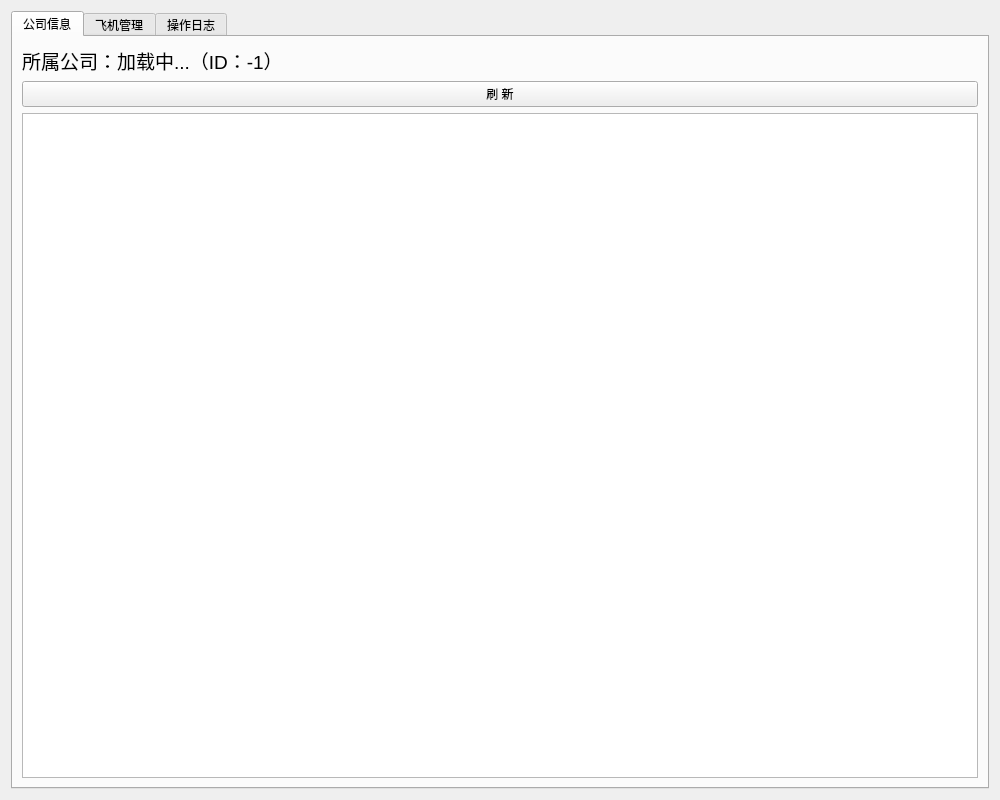
<?xml version="1.0" encoding="UTF-8"?>
<ui version="4.0">
 <class>AdminForm</class>
 <widget class="QWidget" name="AdminForm">
  <property name="geometry">
   <rect>
    <x>0</x>
    <y>0</y>
    <width>1000</width>
    <height>800</height>
   </rect>
  </property>
  <property name="windowTitle">
   <string>管理员控制台</string>
  </property>
  <layout class="QVBoxLayout" name="mainVerticalLayout">
   <item>
    <widget class="QTabWidget" name="tabWidget">
     <property name="currentIndex">
      <number>0</number>
     </property>
     <widget class="QWidget" name="tabCompany">
      <attribute name="title">
       <string>公司信息</string>
      </attribute>
      <layout class="QVBoxLayout" name="companyVerticalLayout">
       <item>
        <widget class="QLabel" name="labelCompanyName">
         <property name="text">
          <string>&lt;html&gt;&lt;head/&gt;&lt;body&gt;&lt;p&gt;&lt;span style=&quot;font-size:14pt;&quot;&gt;所属公司：加载中...（ID：-1）&lt;/span&gt;&lt;/p&gt;&lt;/body&gt;&lt;/html&gt;</string>
         </property>
        </widget>
       </item>
       <item>
        <widget class="QPushButton" name="refreshFlight">
         <property name="text">
          <string>刷 新</string>
         </property>
        </widget>
       </item>
       <item>
        <widget class="QTableView" name="tableFlight">
         <property name="editTriggers">
          <set>QAbstractItemView::EditTrigger::NoEditTriggers</set>
         </property>
         <property name="selectionBehavior">
          <enum>QAbstractItemView::SelectionBehavior::SelectRows</enum>
         </property>
        </widget>
       </item>
      </layout>
     </widget>
     <widget class="QWidget" name="tabPlane">
      <attribute name="title">
       <string>飞机管理</string>
      </attribute>
      <layout class="QVBoxLayout" name="planeVerticalLayout">
       <item>
        <layout class="QHBoxLayout" name="planeOpHorizontalLayout">
         <item>
          <widget class="QLabel" name="labelPlaneType">
           <property name="text">
            <string>选择机型：</string>
           </property>
          </widget>
         </item>
         <item>
          <widget class="QComboBox" name="cbxPlaneType"/>
         </item>
         <item>
          <widget class="QPushButton" name="btnAddPlane">
           <property name="text">
            <string>添加飞机</string>
           </property>
          </widget>
         </item>
         <item>
          <widget class="QPushButton" name="btnDeletePlane">
           <property name="text">
            <string>删除选中</string>
           </property>
          </widget>
         </item>
        </layout>
       </item>
       <item>
        <widget class="QTableView" name="tablePlane">
         <property name="editTriggers">
          <set>QAbstractItemView::EditTrigger::NoEditTriggers</set>
         </property>
         <property name="selectionMode">
          <enum>QAbstractItemView::SelectionMode::SingleSelection</enum>
         </property>
         <property name="selectionBehavior">
          <enum>QAbstractItemView::SelectionBehavior::SelectRows</enum>
         </property>
        </widget>
       </item>
      </layout>
     </widget>
     <widget class="QWidget" name="tabRecord">
      <attribute name="title">
       <string>操作日志</string>
      </attribute>
      <layout class="QVBoxLayout" name="recordVerticalLayout">
       <item>
        <widget class="QTableView" name="tableRecords">
         <property name="verticalScrollBarPolicy">
          <enum>Qt::ScrollBarPolicy::ScrollBarAsNeeded</enum>
         </property>
         <property name="horizontalScrollBarPolicy">
          <enum>Qt::ScrollBarPolicy::ScrollBarAsNeeded</enum>
         </property>
         <property name="editTriggers">
          <set>QAbstractItemView::EditTrigger::NoEditTriggers</set>
         </property>
         <property name="selectionBehavior">
          <enum>QAbstractItemView::SelectionBehavior::SelectRows</enum>
         </property>
        </widget>
       </item>
      </layout>
     </widget>
    </widget>
   </item>
  </layout>
 </widget>
 <resources/>
 <connections/>
</ui>
